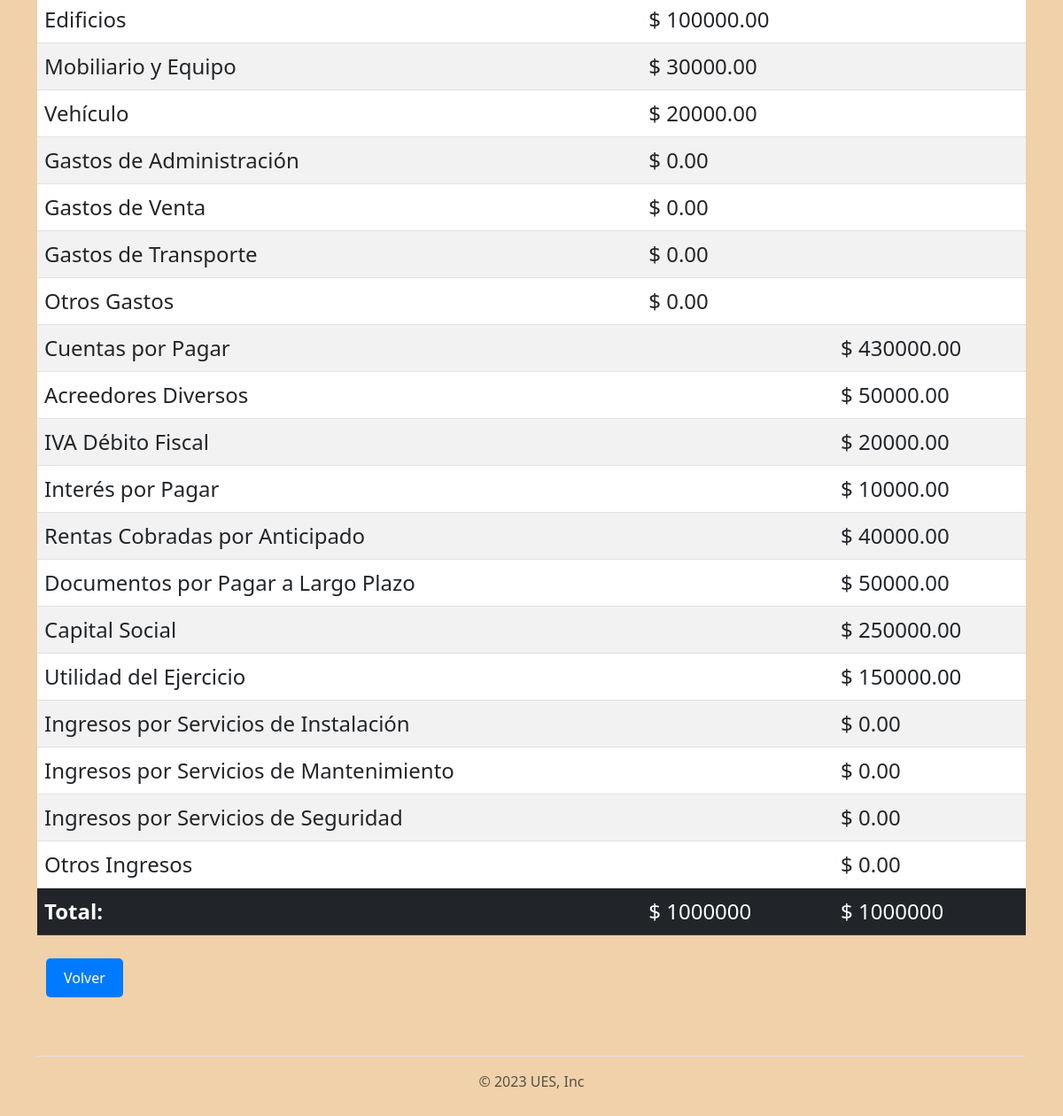
Before: /cuenta/mostrar_cuentas (lower part) with the older database file.
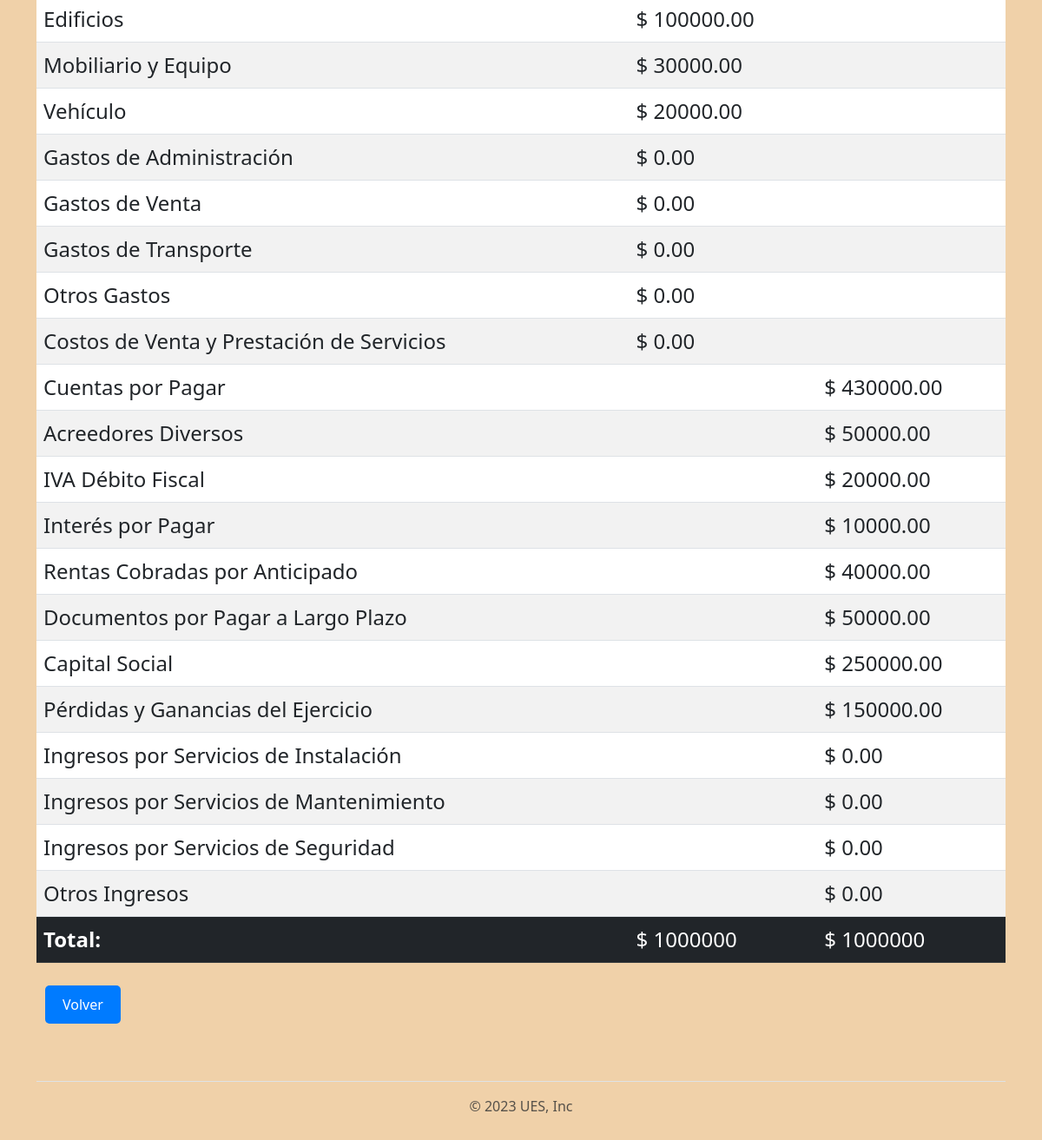
After: the same page with the newer database file.
### aplicaciones/cuenta/models.py (models this page shows, shortened)
class cuenta(models.Model):
    codigo = models.CharField(max_length=10)
    nombre = models.CharField(max_length=50)
    monto = models.DecimalField(max_digits=10, decimal_places=2)
    categoria = models.CharField(max_length=5, choices=[("Debe", "Debe"), ("Haber", "Haber")], default="")

### aplicaciones/cuenta/views.py (the view)
# urls.py: path('cuenta/mostrar_cuentas', views.cuentas_view, name='libro'),
def cuentas_view(request):
    subcuenta = cuenta.objects.annotate(
        cuenta_length = Length('codigo')
    )
    subcuenta = subcuenta.filter(cuenta_length__gt = 2)
    cuentas_debe = cuenta.objects.filter(categoria='Debe')
    cuentas_haber = cuenta.objects.filter(categoria='Haber')
    suma_monto_debe = cuentas_debe.aggregate(total_debe=Sum('monto'))['total_debe'] or 0
    suma_monto_haber = cuentas_haber.aggregate(total_haber=Sum('monto'))['total_haber'] or 0
    return render(request, 'cuenta/mostrar_cuentas.html', {
        'cuentas_debe': cuentas_debe,
        'cuentas_haber': cuentas_haber,
        'subcuenta':subcuenta,
        'suma_monto_debe': suma_monto_debe,
        'suma_monto_haber': suma_monto_haber,
        })

### templates/cuenta/mostrar_cuentas.html (shortened to what this page needs)
{% extends 'layout/base.html' %}
{% block content %}
<br><h1>Libro mayor - ServiTech</h1><br>
<table class="table table-striped" style="font-size: x-large;">
    <tbody class="table-group-divider">
        {% for i in subcuenta %}
        {% if i.categoria == 'Debe' %}
            <tr>
                <td>{{ i.nombre }}</td>
                <td>$ {{ i.monto }}</td>
                <td></td>
            </tr>
        {% endif %}
        {% endfor %}
        {% for j in subcuenta %}
        {% if j.categoria == 'Haber' %}
            <tr>
                <td>{{ j.nombre }}</td>
                <td></td>
                <td>$ {{ j.monto }}</td>
            </tr>
        {% endif %}
        {% endfor %}
    </tbody>
    <tfoot class ="table-dark">
        <tr>
            <td><b>Total:</b></td>
            <td>$ {{ suma_monto_debe }}</td>
            <td>$ {{ suma_monto_haber }}</td>
        </tr>
    </tfoot>
</table>
    <a class= "btn" href = "{% url 'transaccion' %}"> Volver</a>
{% endblock content %}

Changed rows visible on the page:
added cuenta: nombre "Costos de Venta y Prestación de Servicios", monto "0.00"
changed cuenta: nombre "Utilidad del Ejercicio" → "Pérdidas y Ganancias del Ejercicio"
